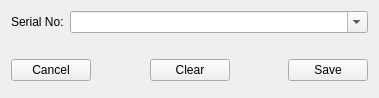
<?xml version="1.0" encoding="UTF-8"?>
<ui version="4.0">
 <class>Form</class>
 <widget class="QWidget" name="Form">
  <property name="geometry">
   <rect>
    <x>0</x>
    <y>0</y>
    <width>379</width>
    <height>98</height>
   </rect>
  </property>
  <property name="windowTitle">
   <string>Form</string>
  </property>
  <layout class="QGridLayout" name="gridLayout">
   <item row="0" column="1">
    <widget class="QComboBox" name="serialNoBox">
     <property name="enabled">
      <bool>true</bool>
     </property>
     <property name="sizePolicy">
      <sizepolicy hsizetype="MinimumExpanding" vsizetype="Fixed">
       <horstretch>0</horstretch>
       <verstretch>0</verstretch>
      </sizepolicy>
     </property>
     <property name="editable">
      <bool>true</bool>
     </property>
     <property name="maxVisibleItems">
      <number>20</number>
     </property>
    </widget>
   </item>
   <item row="2" column="0" colspan="2">
    <layout class="QHBoxLayout" name="horizontalLayout_3">
     <item>
      <widget class="QPushButton" name="cancelButton">
       <property name="text">
        <string>Cancel</string>
       </property>
      </widget>
     </item>
     <item>
      <spacer name="horizontalSpacer_3">
       <property name="orientation">
        <enum>Qt::Horizontal</enum>
       </property>
       <property name="sizeHint" stdset="0">
        <size>
         <width>28</width>
         <height>33</height>
        </size>
       </property>
      </spacer>
     </item>
     <item>
      <widget class="QPushButton" name="clearButton">
       <property name="text">
        <string>Clear</string>
       </property>
      </widget>
     </item>
     <item>
      <spacer name="horizontalSpacer_4">
       <property name="orientation">
        <enum>Qt::Horizontal</enum>
       </property>
       <property name="sizeHint" stdset="0">
        <size>
         <width>28</width>
         <height>33</height>
        </size>
       </property>
      </spacer>
     </item>
     <item>
      <widget class="QPushButton" name="saveButton">
       <property name="text">
        <string>Save</string>
       </property>
      </widget>
     </item>
    </layout>
   </item>
   <item row="0" column="0">
    <widget class="QLabel" name="label">
     <property name="sizePolicy">
      <sizepolicy hsizetype="Fixed" vsizetype="Fixed">
       <horstretch>0</horstretch>
       <verstretch>0</verstretch>
      </sizepolicy>
     </property>
     <property name="layoutDirection">
      <enum>Qt::LeftToRight</enum>
     </property>
     <property name="text">
      <string>Serial No:</string>
     </property>
    </widget>
   </item>
   <item row="1" column="0" colspan="2">
    <spacer name="verticalSpacer_2">
     <property name="orientation">
      <enum>Qt::Vertical</enum>
     </property>
     <property name="sizeHint" stdset="0">
      <size>
       <width>20</width>
       <height>40</height>
      </size>
     </property>
    </spacer>
   </item>
  </layout>
 </widget>
 <resources/>
 <connections/>
</ui>
